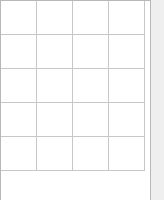
<?xml version="1.0" encoding="UTF-8"?>
<ui version="4.0">
 <class>emojiBoard</class>
 <widget class="QWidget" name="emojiBoard">
  <property name="geometry">
   <rect>
    <x>0</x>
    <y>0</y>
    <width>164</width>
    <height>200</height>
   </rect>
  </property>
  <property name="sizePolicy">
   <sizepolicy hsizetype="Fixed" vsizetype="Fixed">
    <horstretch>0</horstretch>
    <verstretch>0</verstretch>
   </sizepolicy>
  </property>
  <property name="minimumSize">
   <size>
    <width>140</width>
    <height>140</height>
   </size>
  </property>
  <property name="maximumSize">
   <size>
    <width>9999</width>
    <height>9999</height>
   </size>
  </property>
  <property name="windowTitle">
   <string>选择表情</string>
  </property>
  <widget class="QTableWidget" name="emojiTableWidget">
   <property name="geometry">
    <rect>
     <x>0</x>
     <y>0</y>
     <width>151</width>
     <height>250</height>
    </rect>
   </property>
   <property name="sizePolicy">
    <sizepolicy hsizetype="Minimum" vsizetype="Minimum">
     <horstretch>0</horstretch>
     <verstretch>0</verstretch>
    </sizepolicy>
   </property>
   <property name="minimumSize">
    <size>
     <width>140</width>
     <height>140</height>
    </size>
   </property>
   <property name="maximumSize">
    <size>
     <width>99999</width>
     <height>99999</height>
    </size>
   </property>
   <property name="styleSheet">
    <string notr="true">font-size:18pt;</string>
   </property>
   <property name="verticalScrollBarPolicy">
    <enum>Qt::ScrollBarAlwaysOff</enum>
   </property>
   <property name="horizontalScrollBarPolicy">
    <enum>Qt::ScrollBarAlwaysOff</enum>
   </property>
   <property name="editTriggers">
    <set>QAbstractItemView::NoEditTriggers</set>
   </property>
   <property name="selectionMode">
    <enum>QAbstractItemView::SingleSelection</enum>
   </property>
   <property name="selectionBehavior">
    <enum>QAbstractItemView::SelectItems</enum>
   </property>
   <property name="rowCount">
    <number>5</number>
   </property>
   <property name="columnCount">
    <number>4</number>
   </property>
   <attribute name="horizontalHeaderVisible">
    <bool>false</bool>
   </attribute>
   <attribute name="horizontalHeaderDefaultSectionSize">
    <number>34</number>
   </attribute>
   <attribute name="horizontalHeaderHighlightSections">
    <bool>true</bool>
   </attribute>
   <attribute name="horizontalHeaderMinimumSectionSize">
    <number>25</number>
   </attribute>
   <attribute name="horizontalHeaderStretchLastSection">
    <bool>false</bool>
   </attribute>
   <attribute name="verticalHeaderVisible">
    <bool>false</bool>
   </attribute>
   <attribute name="verticalHeaderDefaultSectionSize">
    <number>34</number>
   </attribute>
   <row/>
   <row/>
   <row/>
   <row/>
   <row/>
   <column/>
   <column/>
   <column/>
   <column/>
  </widget>
 </widget>
 <resources/>
 <connections/>
</ui>
